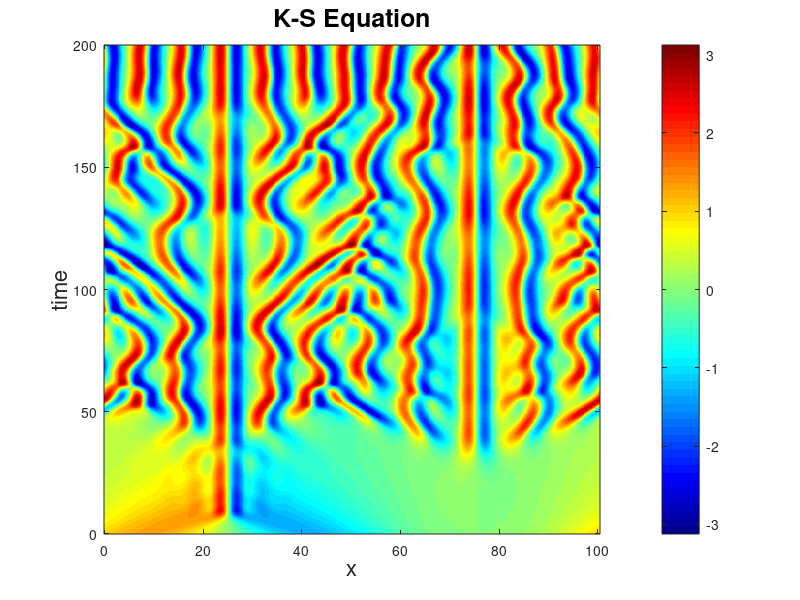

This figure's MATLAB source:
function KuramotoSivashinsky()
close all;
fsz = 16; 

N = 512;
Lx = 32*pi;
x = Lx * (0:N-1)/N;
k_int = [0:(N/2), (-(N/2-1)):-1];
k = k_int * (2*pi/Lx);

u0 = cos(x/16).*(1 + sin(x/16));

dt = 0.05;  
tmax = 200;
Nt = round(tmax/dt) + 1;
t_vec = linspace(0, tmax, Nt);

U_data = zeros(Nt, N);
U_data(1,:) = u0;

L_operator_fourier = k.^2 - k.^4;
exp_L_dt = exp(dt*L_operator_fourier);

vhat = fft(u0);

for n = 1:(Nt-1)
    vhat_current = vhat;
    
    k1 = -0.5i * k .* fft((real(ifft(vhat_current))).^2);
    k2 = -0.5i * k .* fft((real(ifft(vhat_current + 0.5*dt*k1))).^2);
    k3 = -0.5i * k .* fft((real(ifft(vhat_current + 0.5*dt*k2))).^2);
    k4 = -0.5i * k .* fft((real(ifft(vhat_current + dt*k3))).^2);
    
    vhat = exp_L_dt .* (vhat_current + (dt/6)*(k1 + 2*k2 + 2*k3 + k4));
    
    U_data(n+1,:) = real(ifft(vhat));
end

figure;
imagesc(x, t_vec, U_data);
set(gca, 'YDir', 'normal');
xlabel('x','FontSize',fsz);
ylabel('time','FontSize',fsz);
title('K-S Equation','FontSize',fsz+2);
colorbar;
colormap jet;
drawnow;

saveas(gcf, 'KuramotoSivashinskyPlot.png');

end
